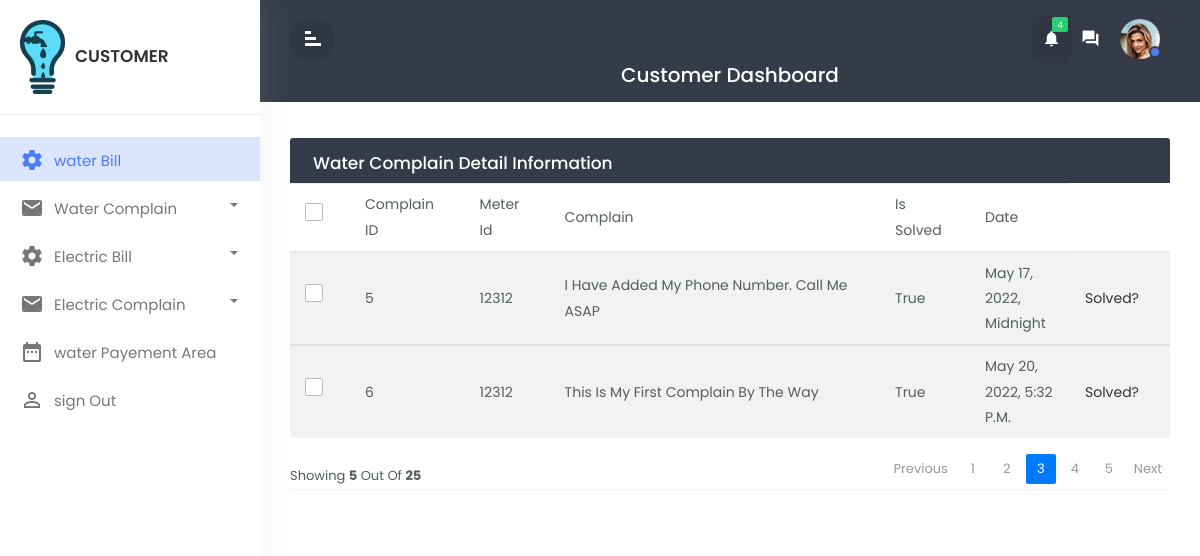
The app's page /viewwatercomplain (signed in), older data.
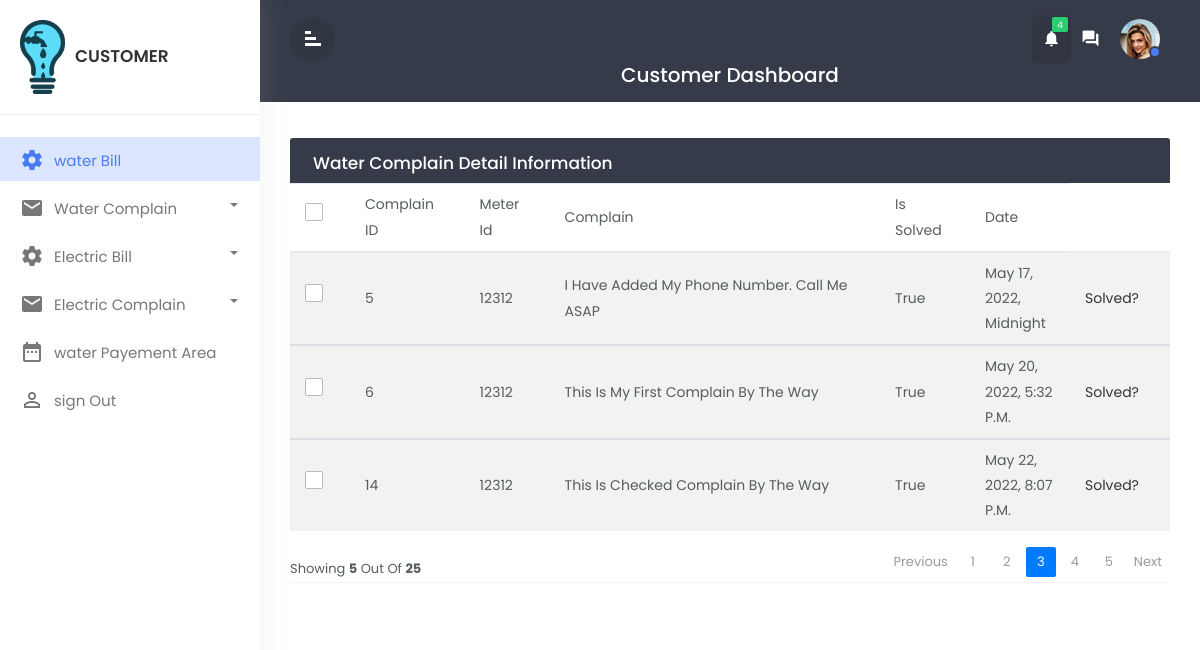
The same page, newer data.
### water/models.py (models this page shows, shortened)
class WaterComplain(models.Model):
    id =models.AutoField(primary_key=True)
    meter_id = models.ForeignKey(on_delete=models.CASCADE, to=WaterCustomer)
    complain = models.TextField()
    date = models.DateTimeField(default=timezone.now)
    is_solved = models.CharField(max_length=50,default=False )#null=True,default='not solved')
    phone_number=models.IntegerField(null=True)
    class Meta:
        db_table = "water_complain"

### water/views.py (the view)
# urls.py: path('viewwatercomplain',views.viewwatercomplain,name='viewwatercomplain'),
def viewwatercomplain(request):
    x=request.user.username
    y= WaterCustomer.objects.get(username=x)
    watercomplaindata = WaterComplain.objects.filter(meter_id_id =y)
    context = {
        'watercomplaindata':watercomplaindata
    }
    return render(request,'customer/viewwatercomplain.html',context)

### templates/customer/viewwatercomplain.html (shortened to what this page needs)
{% extends 'customer/customerbase.html' %}
{% block content %}
<div id="mymain" class="main-content">
    <div class="row">
    <div class="col-md-12">
        <div class="table-wrapper">
        <div class="table-title">
            <div class="row">
                <div class="col-sm-6 p-0 flex justify-content-lg-start justify-content-center">
                <h2 class="ml-lg-2">Water Complain Detail Information</h2>
                </div>
            </div>
        </div>
        <table class="table table-striped table-hover">
            <thead>
                <tr>
                <th><span class="custom-checkbox">
                <label for="selectAll"></label></th>
                <th>Complain ID</th>
                <th>Meter Id</th>
                <th>Complain</th>
                <th>Is Solved</th>
                <th>Date</th>
                </tr>
            </thead>
            {% for data in watercomplaindata %}
            <tbody>
                <tr>
                <th><span class="custom-checkbox">
                <label for="checkbox1"></label></th>
                <th>{{data.id}}</th>
                <th>{{data.meter_id_id}}</th>
                <th>{{data.complain}}</th>
                <th>{{data.is_solved}}</th>
                <th>{{data.date}}</th>
                <th>
                <form action=" " method="post">
                <a  href="{% url 'reportwatersolved' %}">solved?</a>
                </form>
                </th>
                </tr>
            </tbody>
            {%endfor%}
        </table>
        <div class="clearfix">
            <div class="hint-text">showing <b>5</b> out of <b>25</b></div>
            <ul class="pagination">
            <li class="page-item disabled"><a href="#">Previous</a></li>
            <li class="page-item "><a href="#"class="page-link">1</a></li>
            <li class="page-item "><a href="#"class="page-link">2</a></li>
            <li class="page-item active"><a href="#"class="page-link">3</a></li>
            <li class="page-item "><a href="#"class="page-link">4</a></li>
            <li class="page-item "><a href="#"class="page-link">5</a></li>
            <li class="page-item "><a href="#" class="page-link">Next</a></li>
            </ul>
        </div>
        </div>
    </div>
    </div>
</div>
{% endblock content %}

Row changes from the older to the newer data that the page shows:
added WaterComplain: id "14", meter_id_id "12312", complain "This Is Checked Complain By The Way", is_solved "True", date "May 22, 2022, 8:07 P.m."
